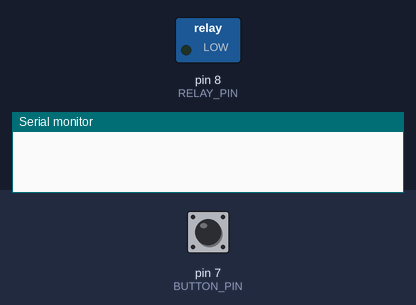
A sketch run on a simulated Arduino Uno, built with avr-gcc and run on an emulated ATmega328P. Parts: switched loads named in the sketch (green lamp = pin HIGH), the last lines printed to the serial monitor. The inputs (shaded band) are chosen by the test bench; at power-on: pin 7 (BUTTON_PIN) HIGH.

Above: at 1.2 s.
1.3 s: pin 7 (BUTTON_PIN) pulled LOW for 0.15 s
At 1.8 s:
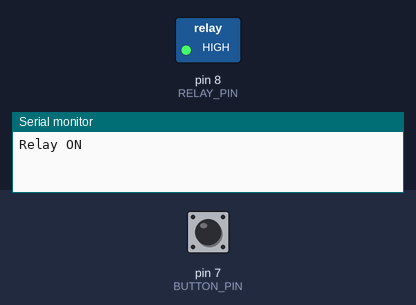
3.0 s: pin 7 (BUTTON_PIN) pulled LOW for 1 s
At 3.5 s:
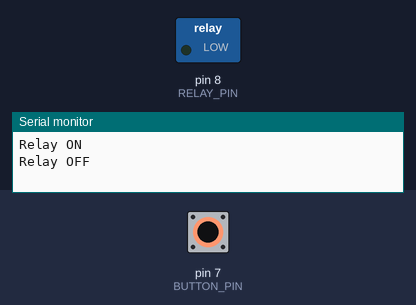
5.5 s: pin 7 (BUTTON_PIN) pulled LOW for 3.2 s
At 6.6 s:
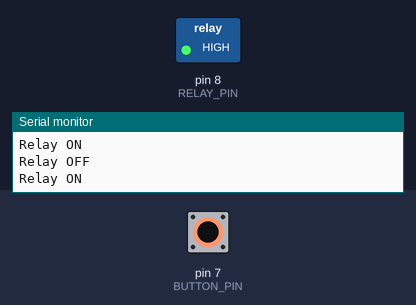
Timing chart, 0 to 8.5 s (numbered marks = the images above; inputs shaded):
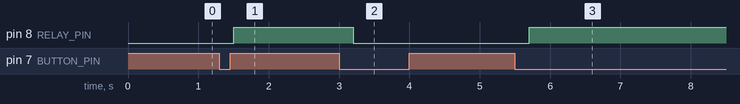

Measured:
- after the input at 1.3 s, pin 8 (RELAY_PIN): LOW → HIGH after 0.20 s
- after the input at 3.0 s, pin 8 (RELAY_PIN): HIGH → LOW after 0.20 s
- after the input at 5.5 s, pin 8 (RELAY_PIN): LOW → HIGH after 0.20 s

The sketch:

Relay_With_Led_Control_using_Push_button.ino
```cpp
#define RELAY_PIN 8   // Relay connected to D3
#define BUTTON_PIN 7  // Push button connected to D2

bool relayState = false;  // Variable to track relay state

void setup() {
  pinMode(RELAY_PIN, OUTPUT);         // Set relay pin as OUTPUT
  pinMode(BUTTON_PIN, INPUT_PULLUP);  // Enable pull-up resistor for button
  Serial.begin(9600);                 // Start Serial Monitor
}

void loop() {
  if (digitalRead(BUTTON_PIN) == LOW) {                // If button is pressed
    delay(200);                                        // Debounce delay to avoid multiple presses
    relayState = !relayState;                          // Toggle relay state
    digitalWrite(RELAY_PIN, relayState ? HIGH : LOW);  // Turn relay ON/OFF

    Serial.println(relayState ? "Relay ON" : "Relay OFF");

    while (digitalRead(BUTTON_PIN) == LOW)
      ;  // Wait until button is released
  }
}
```
